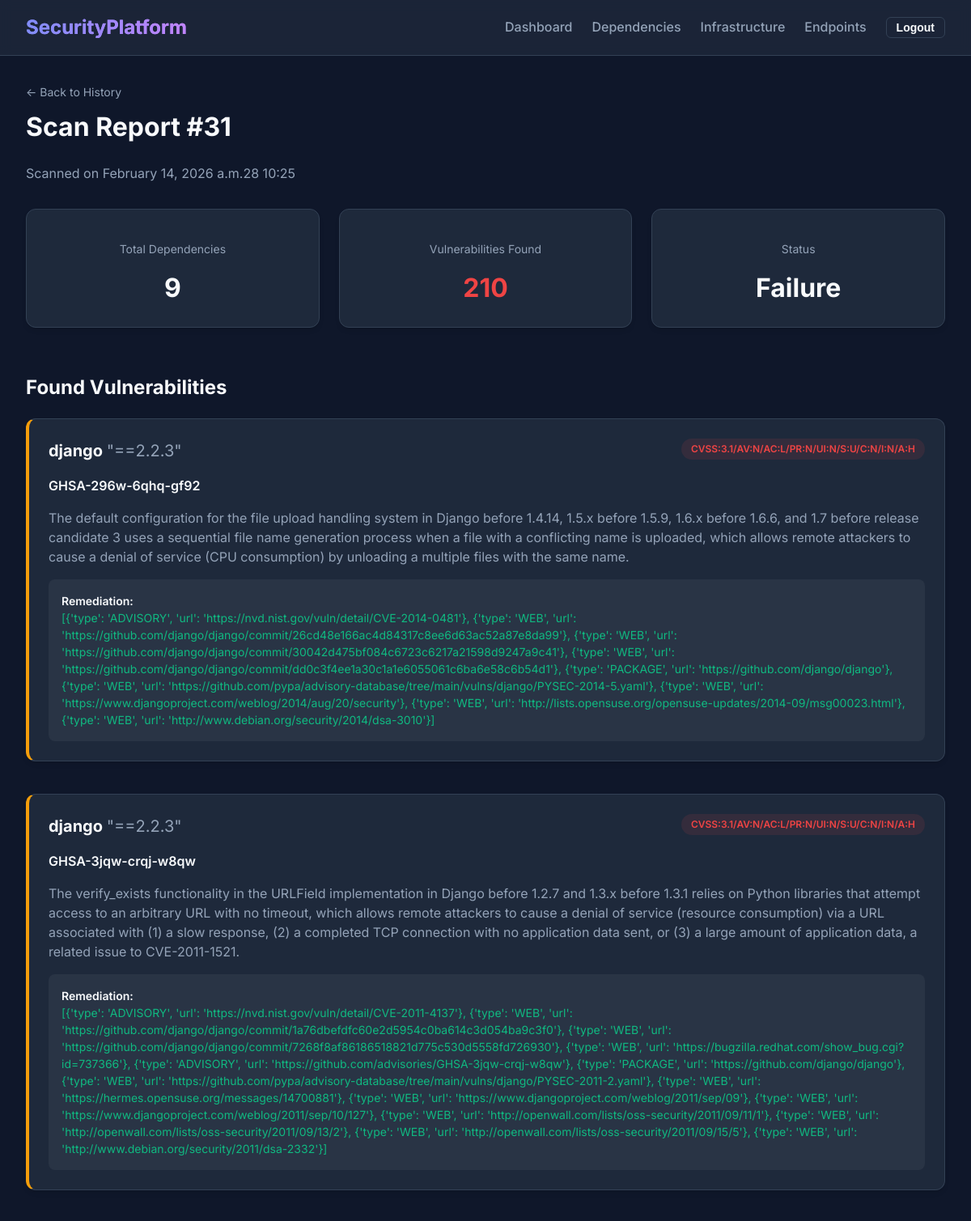
/analyze-code/report/31/ (signed in, upper part), run on the app's committed database.
### dependency_analysis/models.py (models this page shows, shortened)
class ScanReport(models.Model):
    user = models.ForeignKey(User, on_delete=models.CASCADE)
    scan_date = models.DateTimeField(auto_now_add=True)
    total_dependencies = models.IntegerField(default=0)
    vulnerabilities_found = models.IntegerField(default=0)

class Vulnerability(models.Model):
    report = models.ForeignKey(ScanReport, on_delete=models.CASCADE, related_name='vulnerabilities')
    library_name = models.CharField(max_length=255)
    version = models.CharField(max_length=50)
    cve_id = models.CharField(max_length=50)
    description = models.TextField()
    severity = models.CharField(max_length=20) # Low, Medium, High, Critical
    remediation = models.TextField()

### dependency_analysis/views.py (the view)
# urls.py: path('analyze-code/report/<int:report_id>/', views.report_detail_view, name='dependency_report_detail'),
@login_required
def report_detail_view(request, report_id):
    report = get_object_or_404(ScanReport, id=report_id, user=request.user)
    vulnerabilities = report.vulnerabilities.all()
    return render(request, 'dependency_analysis/report_detail.html', {
        'report': report,
        'vulnerabilities': vulnerabilities
    })

### templates/dependency_analysis/report_detail.html (shortened to what this page needs)
{% extends 'base.html' %}
{% block content %}
<div class="fade-in">
    <div style="margin-bottom: 2rem;">
        <a href="{% url 'dependency_report_list' %}" style="color: var(--text-muted); font-size: 0.875rem;">&larr; Back to History</a>
        <h1 style="margin-top: 0.5rem;">Scan Report #{{ report.id }}</h1>
        <p style="color: var(--text-muted);">Scanned on {{ report.scan_date|date:"F d, Y at H:i" }}</p>
    </div>
    <div class="grid-3" style="margin-bottom: 2rem;">
        <div class="card" style="text-align: center;">
            <p style="color: var(--text-muted); font-size: 0.875rem;">Total Dependencies</p>
            <p style="font-size: 2rem; font-weight: 700; margin: 0;">{{ report.total_dependencies }}</p>
        </div>
        <div class="card" style="text-align: center;">
            <p style="color: var(--text-muted); font-size: 0.875rem;">Vulnerabilities Found</p>
            <p style="font-size: 2rem; font-weight: 700; margin: 0; color: {% if report.vulnerabilities_found > 0 %}var(--danger-color){% else %}var(--success-color){% endif %};">
                {{ report.vulnerabilities_found }}
            </p>
        </div>
        <div class="card" style="text-align: center;">
            <p style="color: var(--text-muted); font-size: 0.875rem;">Status</p>
            <p style="font-size: 2rem; font-weight: 700; margin: 0;">
                {% if report.vulnerabilities_found > 0 %}Failure{% else %}Pass{% endif %}
            </p>
        </div>
    </div>
    <h2>Found Vulnerabilities</h2>
    {% if vulnerabilities %}
        <div style="display: grid; gap: 1rem;">
            {% for vuln in vulnerabilities %}
                <div class="card" style="border-left: 4px solid {% if vuln.severity == 'Critical' %}var(--danger-color){% elif vuln.severity == 'High' %}#f97316{% else %}var(--warning-color){% endif %};">
                    <div style="display: flex; justify-content: space-between; align-items: flex-start; margin-bottom: 0.5rem;">
                        <h3 style="margin: 0; font-size: 1.25rem;">{{ vuln.library_name }} <span style="font-weight: 400; color: var(--text-muted);">{{ vuln.version }}</span></h3>
                        <span class="status-badge status-danger">{{ vuln.severity }}</span>
                    </div>
                    <p style="font-weight: 600; margin-bottom: 0.5rem;">{{ vuln.cve_id }}</p>
                    <p style="color: var(--text-muted); margin-bottom: 1rem;">{{ vuln.description }}</p>
                    <div style="background-color: rgba(255, 255, 255, 0.05); padding: 1rem; border-radius: 0.5rem;">
                        <p style="margin: 0; font-size: 0.875rem; font-weight: 600;">Remediation:</p>
                        <p style="margin: 0; font-size: 0.875rem; color: var(--success-color);">{{ vuln.remediation }}</p>
                    </div>
                </div>
            {% endfor %}
        </div>
    {% else %}
        <div class="card" style="text-align: center; padding: 3rem;">
            <p style="font-size: 3rem; margin: 0 0 1rem 0;">✅</p>
            <h3>No Vulnerabilities Found</h3>
            <p style="color: var(--text-muted);">Your dependencies appear to be safe based on our database.</p>
        </div>
    {% endif %}
</div>
{% endblock %}

### static/css/styles.css (style rules this page uses)
:root { --primary-color: #6366f1; --primary-hover: #4f46e5; --bg-color: #0f172a; --card-bg: #1e293b; --text-color: #f8fafc; --text-muted: #94a3b8; --border-color: #334155; --success-color: #10b981; --warning-color: #f59e0b; --danger-color: #ef4444; --font-family: 'Inter', system-ui, -apple-system, sans-serif; }
body { background-color: var(--bg-color); color: var(--text-color); font-family: var(--font-family); margin: 0; padding: 0; line-height: 1.5; }
a { color: var(--primary-color); text-decoration: none; transition: color 0.2s; }
.card { background-color: var(--card-bg); border: 1px solid var(--border-color); border-radius: 0.75rem; padding: 1.5rem; margin-bottom: 1.5rem; box-shadow: 0 4px 6px -1px rgba(0, 0, 0, 0.1), 0 2px 4px -1px rgba(0, 0, 0, 0.06); transition: transform 0.2s, box-shadow 0.2s; }
h1, h2, h3 { margin-top: 0; color: var(--text-color); }
.status-badge { display: inline-flex; align-items: center; padding: 0.25rem 0.75rem; border-radius: 9999px; font-size: 0.75rem; font-weight: 600; }
.status-danger { background-color: rgba(239, 68, 68, 0.1); color: var(--danger-color); }
.grid-3 { display: grid; grid-template-columns: repeat(auto-fit, minmax(300px, 1fr)); gap: 1.5rem; }
.fade-in { animation: fadeIn 0.5s ease-out forwards; opacity: 0; }

### data on the page
ScanReport: id "31", scan_date "February 14, 2026 a.m.28 10:25", total_dependencies "9", vulnerabilities_found "210"
Vulnerability: library_name "django", version "\"==2.2.3\"", severity "CVSS:3.1/AV:N/AC:L/PR:N/UI:N/S:U/C:N/I:N/A:H", cve_id "GHSA-296w-6qhq-gf92", description "The default configuration for the file upload handling system in Django before 1.4.14, 1.5.x before 1.5.9, 1.6.x before 1.6.6, and 1.7 before release candidate 3 uses a sequential file name generation process when a file with a conflicting name is uploaded, which allows remote attackers to cause a denial of service (CPU consumption) by unloading a multiple files with the same name.", remediation "[{'type': 'ADVISORY', 'url': 'https://nvd.nist.gov/vuln/detail/CVE-2014-0481'}, {'type': 'WEB', 'url': 'https://github.com/django/django/commit/26cd48e166ac4d84317c8ee6d63ac52a87e8da99'}, {'type': 'WEB', 'url': 'https://github.com/django/django/commit/30042d475bf084c6723c6217a21598d9247a9c41'}, {'type': 'WEB', 'url': 'https://github.com/django/django/commit/dd0c3f4ee1a30c1a1e6055061c6ba6e58c6b54d1'}, {'type': 'PACKAGE', 'url': 'https://github.com/django/django'}, {'type': 'WEB', 'url': 'https://github.com/pypa/advisory-database/tree/main/vulns/django/PYSEC-2014-5.yaml'}, {'type': 'WEB', 'url': 'https://www.djangoproject.com/weblog/2014/aug/20/security'}, {'type': 'WEB', 'url':…"
Vulnerability: library_name "django", version "\"==2.2.3\"", severity "CVSS:3.1/AV:N/AC:L/PR:N/UI:N/S:U/C:N/I:N/A:H", cve_id "GHSA-3jqw-crqj-w8qw", description "The verify_exists functionality in the URLField implementation in Django before 1.2.7 and 1.3.x before 1.3.1 relies on Python libraries that attempt access to an arbitrary URL with no timeout, which allows remote attackers to cause a denial of service (resource consumption) via a URL associated with (1) a slow response, (2) a completed TCP connection with no application data sent, or (3) a large amount of application data, a related issue to CVE-2011-1521.", remediation "[{'type': 'ADVISORY', 'url': 'https://nvd.nist.gov/vuln/detail/CVE-2011-4137'}, {'type': 'WEB', 'url': 'https://github.com/django/django/commit/1a76dbefdfc60e2d5954c0ba614c3d054ba9c3f0'}, {'type': 'WEB', 'url': 'https://github.com/django/django/commit/7268f8af86186518821d775c530d5558fd726930'}, {'type': 'WEB', 'url': 'https://bugzilla.redhat.com/show_bug.cgi?id=737366'}, {'type': 'ADVISORY', 'url': 'https://github.com/advisories/GHSA-3jqw-crqj-w8qw'}, {'type': 'PACKAGE', 'url': 'https://github.com/django/django'}, {'type': 'WEB', 'url': 'https://github.com/pypa/advisory-database/tree/main/vulns/django/PYSEC-2011-2.yaml'}, {'type': 'WEB', 'url':…"
